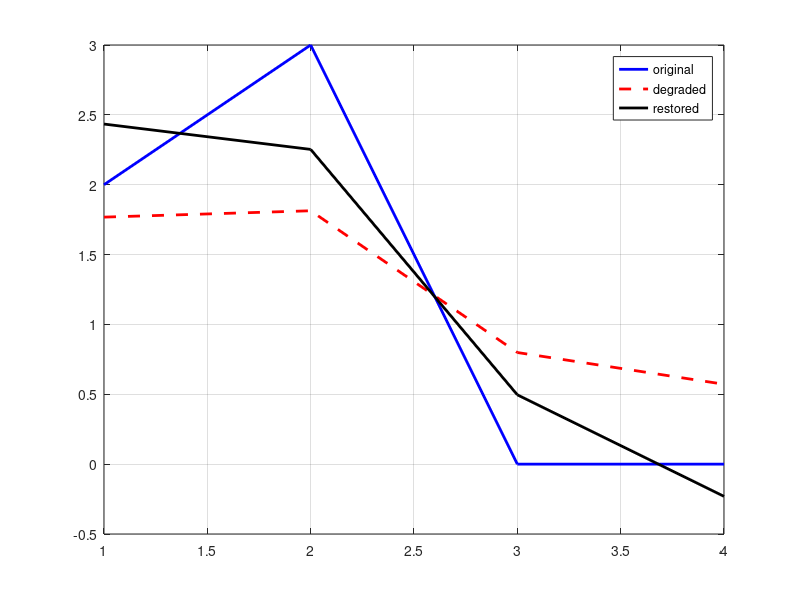

Recreate this plot in MATLAB.
function []=inverseFilterTest()

close all;clc;
x=[2,3,0,0]';%ARXIKO SHMA
Fx=fft(x); %DFT SHMATOS
Fh=[1,0.5,0.2,0.5]'; %MTF SYSTHMATOS
 
Fy=Fx.*Fh; % YPOBA8MISH APO THN MTF
y=ifft(Fy);% METAFORA STON XWRO
%ESTW 8ORYBOS
d=[0.068044     -0.23646     0.099011      0.02189]';
disp('YPOBA8MISMENO SHMA');
yd=y+d% PROS8ESH 8ORYBOY STO YPOBA8MISMENO SHMA
Fyd=fft(yd); %DFT YPOBA8MISMENOY SHMATOS APO MTF + 8ORYBO
disp('ANTISTROFO FILTRO');
Fw=inverseFilter(Fh);
%SXEDIASMOS ANTISTROFOY FILTROY
Fyy=Fyd.*Fw; %APOKATASTASH SHMATOS STHN SYXNOTHTA
disp('FILTRARISMENO SHMA');
yy=ifft(Fyy) %METAFORA TOY FILTARISMENOY SHMATOS STON XWRO
STDdegraded=STDerror(x,yd)
STDrestored=STDerror(x,yy)
 %--------------plot signals-------------------------------
plot(x,'b','LineWidth',2);hold on;plot(yd,'--r','LineWidth',2);
plot(yy,'k','LineWidth',2);grid on;
legend('original','degraded','restored');
 %-----------------------------------------------------------
function [stErr]=STDerror (x,y)
stErr=0;
for i=1:length(x)
    stErr=stErr+(x(i)-y(i))^2;
end
stErr=sqrt(stErr)/length(x);
%------------------------------------------------
function [Fw]=inverseFilter(Fh)
C=0.0001;
for i=1:length(Fh)
    if(Fh(i)<C), Fh(i)=C;
    end
end
Fw=1./Fh;%ORISMOS ANTISTROFOY FILTROY
